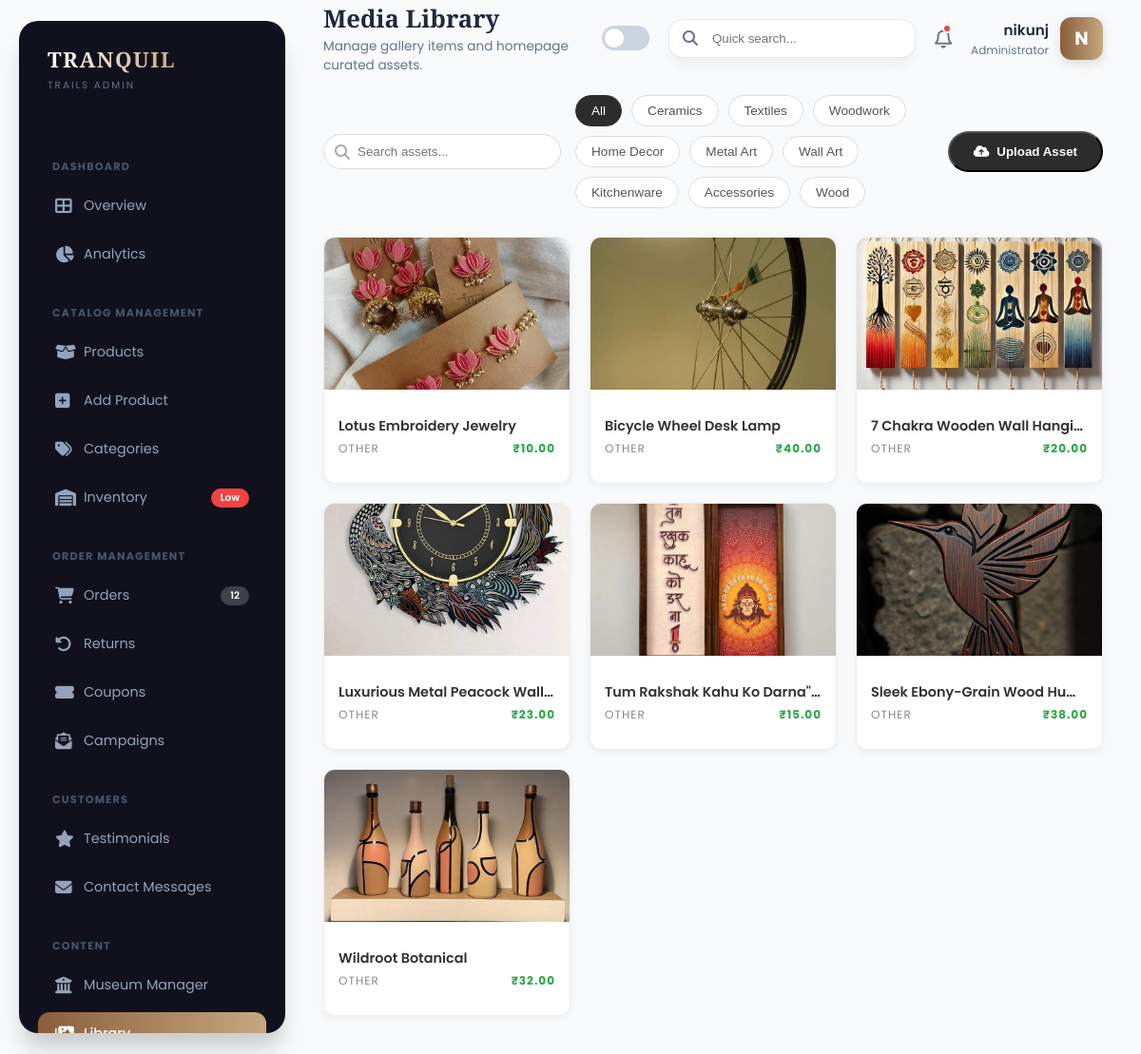
Page /admin-media/ (signed in) on the earlier database version.
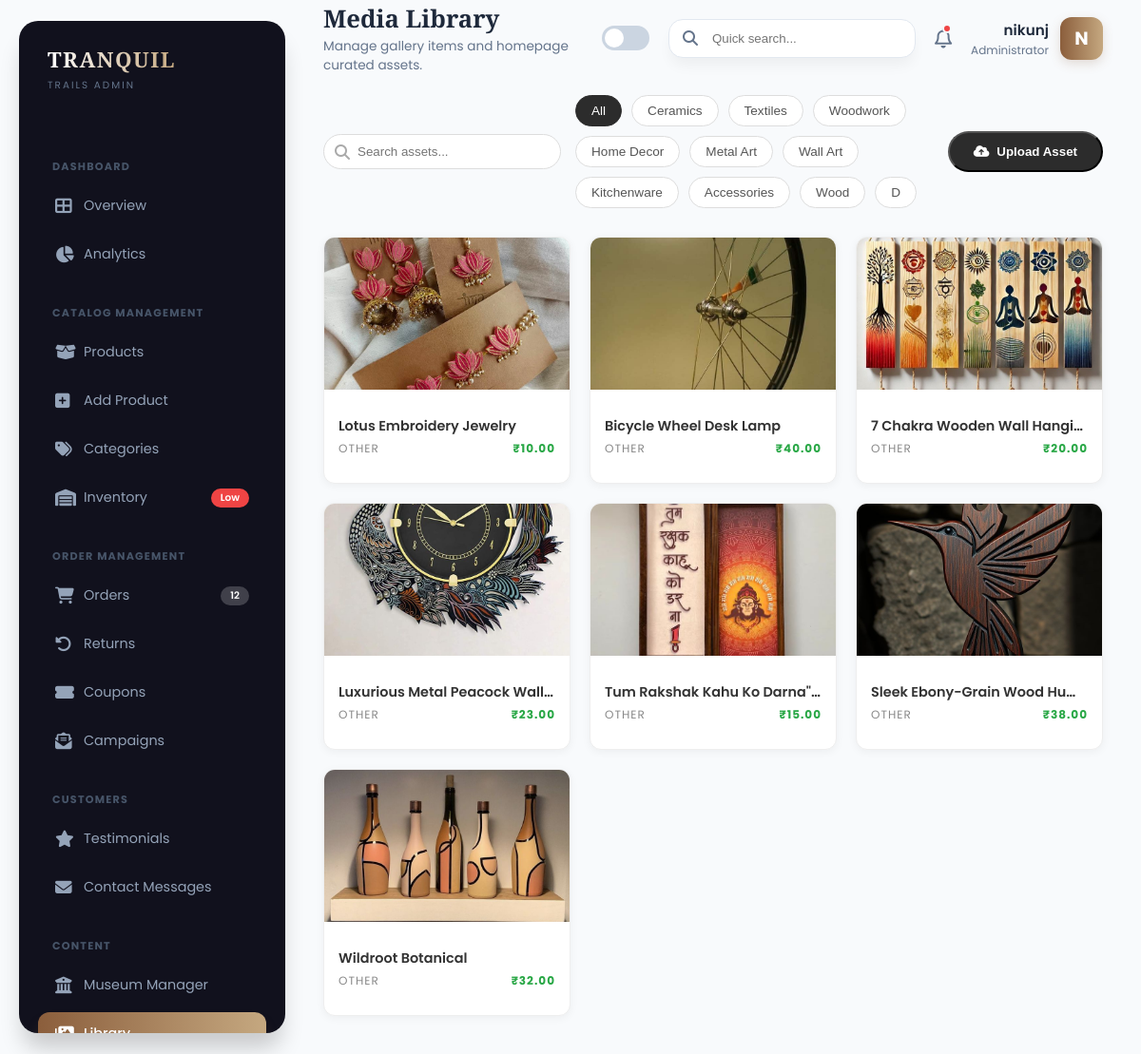
Same page on the later database version.
### core/models.py (models this page shows, shortened)
class Category(models.Model):
    name = models.CharField(max_length=100)
    slug = models.SlugField(unique=True)
    image = models.ImageField(upload_to='categories/', blank=True, null=True)
    class Meta:
        verbose_name_plural = "Categories"

class GalleryItem(models.Model):
    CATEGORY_CHOICES = [
        ('Ceramics', 'Ceramics'),
        ('Wood', 'Woodwork'),
        ('Textiles', 'Textiles'),
        ('Other', 'Other')
    ]
    title = models.CharField(max_length=100)
    price = models.DecimalField(max_digits=10, decimal_places=2, default=0.00)
    category = models.CharField(max_length=50, choices=CATEGORY_CHOICES, default='Other')
    image = models.ImageField(upload_to='gallery/')
    created_at = models.DateTimeField(auto_now_add=True)

### core/views.py (the view, shortened to what this page needs)
# urls.py: path('admin-media/', views.admin_media, name='admin_media'),
@login_required(login_url='login')
@user_passes_test(admin_only, login_url='login')
def admin_media(request):
    gallery_items = GalleryItem.objects.all().order_by('-created_at')
    categories = Category.objects.all()
    return render(request, 'admin/media.html', {
        'gallery_items': gallery_items,
        'categories': categories
    })

### core/context_processors.py (called while the page is built)
def site_settings(request):
    settings_obj, _ = SiteSetting.objects.get_or_create(id=1)
    return {'site_settings': settings_obj}

### core/views.py (called while the page is built)
def admin_only(user):
    return user.is_authenticated and user.is_staff

### core/templates/admin/media.html (shortened to what this page needs)
{% extends 'admin/base_admin.html' %}
{% load static %}
{% block page_title %}Media Library{% endblock %}
{% block page_desc %}Manage gallery items and homepage curated assets.{% endblock %}
{% block content %}
<div class="fade-in-up">
    <div class="media-toolbar">
        <div style="display: flex; gap: 15px; align-items: center; flex: 1;">
            <div style="position: relative;">
                <i class="fas fa-search" style="position: absolute; left: 12px; top: 50%; transform: translateY(-50%); color: #aaa;"></i>
                <input type="text" id="mediaSearch" placeholder="Search assets..."
                       style="padding: 10px 10px 10px 35px; border: 1px solid #ddd; border-radius: 30px; width: 250px; outline: none;">
            </div>
            <div class="filter-group">
                <button class="filter-chip active" data-filter="all" onclick="filterGallery('all', this)">All</button>
                {% for cat in categories %}
                    <button class="filter-chip" data-filter="{{ cat.name|lower }}" onclick="filterGallery('{{ cat.name|lower }}', this)">{{ cat.name }}</button>
                {% endfor %}
            </div>
        </div>
        <button class="upload-trigger" onclick="openUploadModal()">
            <i class="fas fa-cloud-upload-alt"></i> Upload Asset
        </button>
    </div>
    <div class="media-grid" id="mediaGrid">
        {% for item in gallery_items %}
        <div class="asset-card"
             data-category="{{ item.category|lower }}"
             data-title="{{ item.title|default:'Untitled'|lower }}">
            <div class="asset-img-wrapper">
            </div>
            <div class="asset-info">
                <div class="asset-title">{{ item.title|default:"Untitled Asset" }}</div>
                <div class="asset-meta">
                    <span>{{ item.category }}</span>
                    {% if item.price > 0 %}
                    <span class="asset-price">₹{{ item.price }}</span>
                    {% endif %}
                </div>
            </div>
        </div>
        {% empty %}
            <div style="grid-column: 1/-1; text-align: center; padding: 50px; color: #999;">
                <i class="far fa-images" style="font-size: 3rem; margin-bottom: 10px; opacity: 0.5;"></i>
                <p>No media assets found. Upload your first one!</p>
            </div>
        {% endfor %}
    </div>
</div>
{% endblock %}

Differences in the rows shown:
added Category: name "D"
